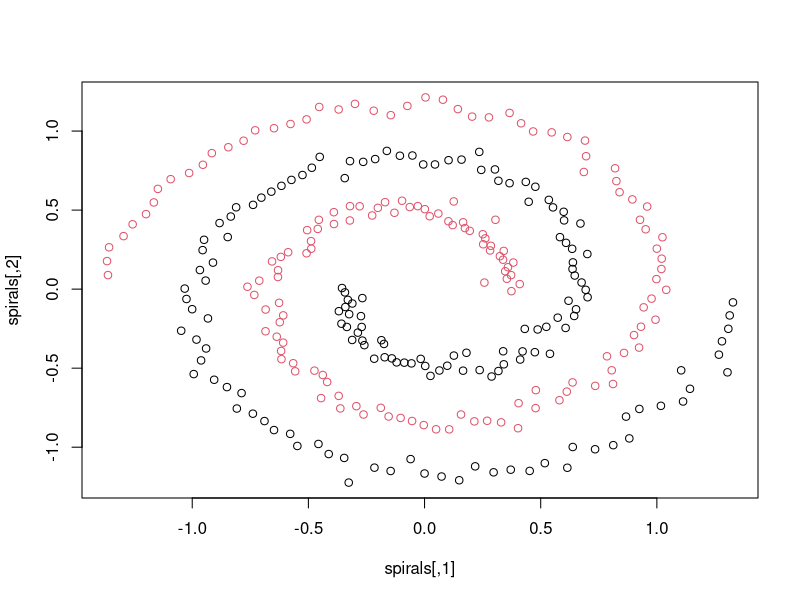

Write the R code that produced this figure.
install.packages("kernlab")
library(kernlab)
data(spirals)

sc <- specc(spirals, centers=2)

sc
centers(sc)
size(sc)
withinss(sc)

plot(spirals, col=sc)
